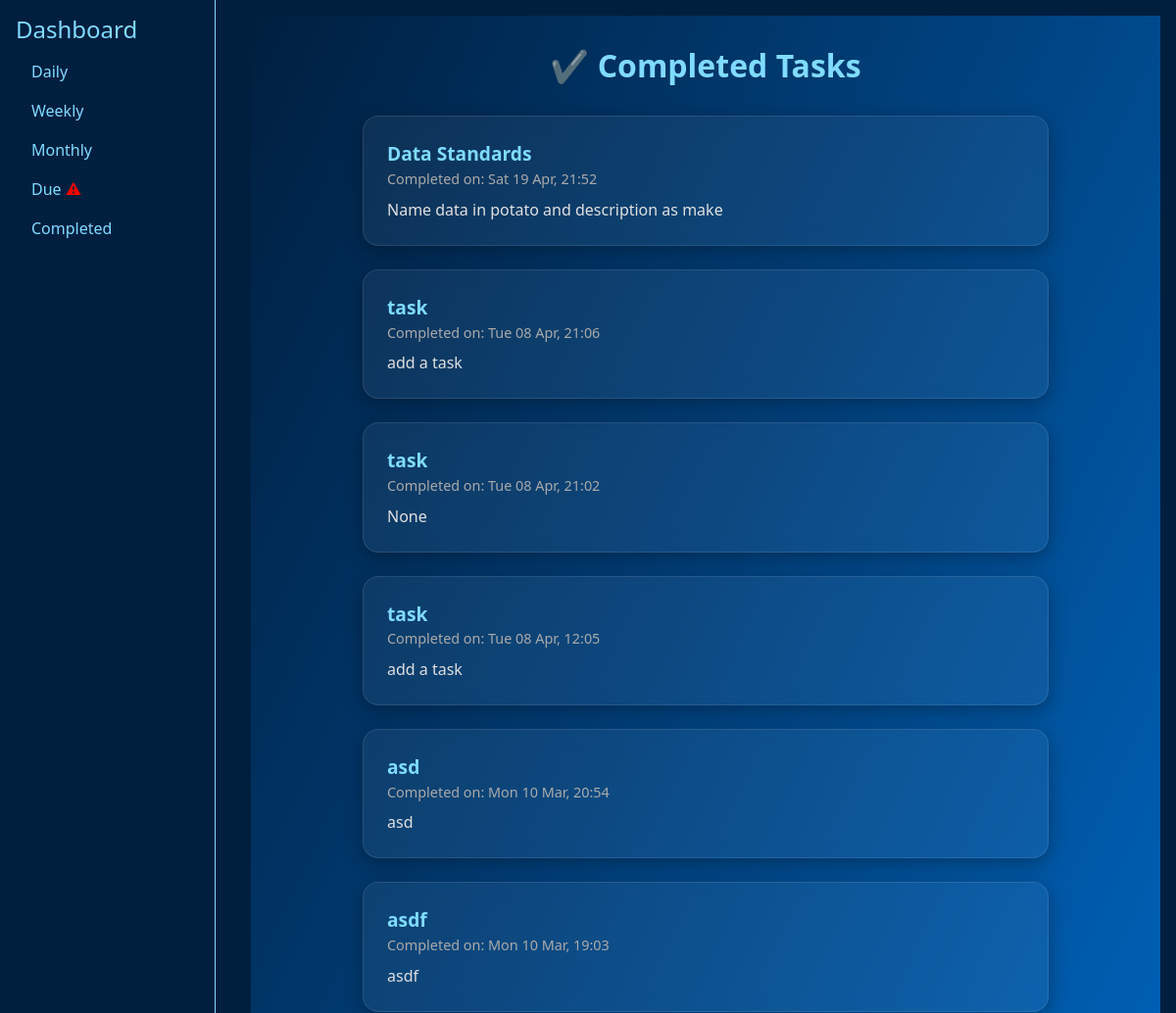
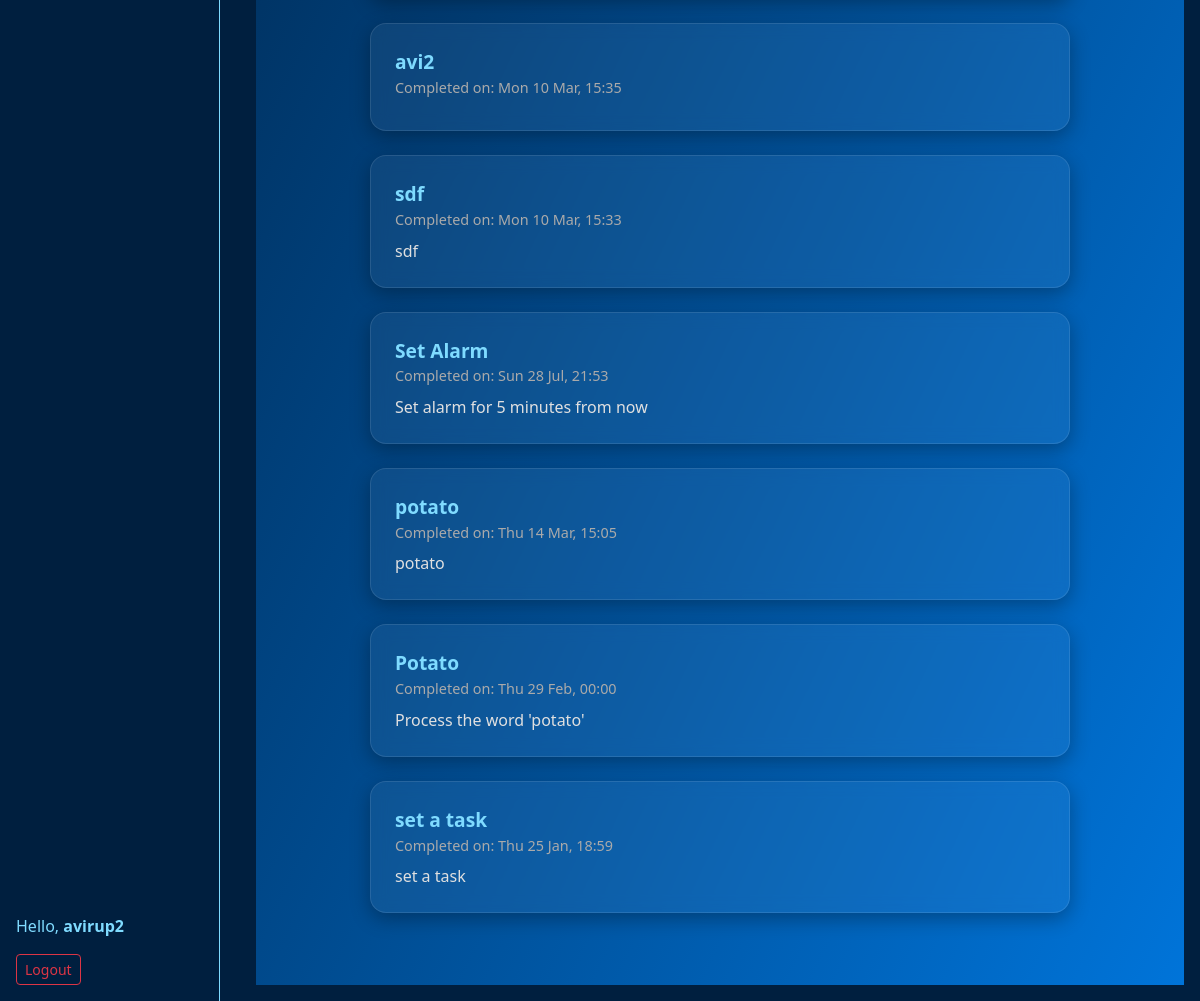
Screenshot of /completed/ (signed in) with the database file from the repository (2 pictures, top to bottom).
### tasks/models.py (models this page shows, shortened)
class Task(models.Model):
    title = models.CharField(max_length=255)
    description = models.TextField(blank=True)
    due_date = models.DateTimeField()
    color = models.CharField(max_length=7, default="#ffffff")
    completed = models.BooleanField(default=False)
    users = models.ManyToManyField(User)

### tasks/views.py (the view)
# urls.py: path('completed/', views.completed_tasks, name='completed_tasks'),
@login_required
def completed_tasks(request):
    tasks = Task.objects.filter(
        users=request.user,
        completed=True
    ).order_by('-due_date')  # Show latest completed tasks first
    return render(request, 'completed_tasks.html', {'tasks': tasks})

### tasks/views.py (called while the page is built)
def due_task_alert(request):
    if request.user.is_authenticated:
        now = timezone.localtime(timezone.now())
        due_tasks = Task.objects.filter(users=request.user, due_date__lt=now, completed=False)
        return {'has_due_tasks': due_tasks.exists()}
    return {}

### tasks/templates/completed_tasks.html (shortened to what this page needs)
{% extends 'base.html' %}
{% block content %}
<div class="completed-tasks-container">
  <h2>✔️ Completed Tasks</h2>
  <ul class="task-list">
    {% for task in tasks %}
      <li class="task-card">
        <strong>{{ task.title }}</strong>
        <span class="due-date">Completed on: {{ task.due_date|date:"D d M, H:i" }}</span>
        <div class="description">{{ task.description }}</div>
      </li>
    {% empty %}
      <li class="no-tasks">No completed tasks yet.</li>
    {% endfor %}
  </ul>
</div>
{% endblock %}

### tasks/templates/base.html (shortened to what this page needs)
<!DOCTYPE html>
<html lang="en">
<head>
  <link rel="stylesheet" href="https://cdn.jsdelivr.net/npm/bootstrap@5.3.0/dist/css/bootstrap.min.css">
</head>
<body>
  <div class="sidebar">
    <div class="nav-section">
      <h4>Dashboard</h4>
      <ul class="nav flex-column">
        <li class="nav-item"><a class="nav-link" href="{% url 'daily_tasks' %}">Daily</a></li>
        <li class="nav-item"><a class="nav-link" href="{% url 'weekly_tasks' %}">Weekly</a></li>
        <li class="nav-item"><a class="nav-link" href="{% url 'monthly_tasks' %}">Monthly</a></li>
        <li class="nav-item"><a  class="nav-link" href="{% url 'due_tasks' %}">Due{% if has_due_tasks %}
          <span style="color: red;">&#9888;</span>
        {% endif %}</a></li>
        <li class="nav-item"><a class="nav-link" href="{% url 'completed_tasks' %}">Completed</a></li>
      </ul>
    </div>
    <div class="user-info">
      {% if user.is_authenticated %}
        <p>Hello, <strong>{{ user.username }}</strong></p>
        <form method="post" action="{% url 'logout' %}">
          <button type="submit" class="btn btn-outline-danger btn-sm">Logout</button>
        </form>
      {% else %}
        <a href="{% url 'login' %}" class="btn btn-outline-primary btn-sm">Login</a>
      {% endif %}
    </div>
  </div>
  <div class="content">
    {% block content %}{% endblock %}
  </div>
</body>
</html>

### tasks/templates/base.html (style rules this page uses)
html, body { margin: 0; padding: 0; height: 100%; background-color: #001f3f; }
.sidebar { position: fixed; top: 0; left: 0; bottom: 0; width: 220px; background-color: #001f3f; padding: 1rem; border-right: 1px solid #7FDBFF; display: flex; flex-direction: column; justify-content: space-between; box-sizing: border-box; }
.sidebar, .sidebar h4, .sidebar p, .sidebar a, .sidebar li { color: #7FDBFF !important; }
.sidebar a { text-decoration: none; }
.content { margin-left: 240px; padding: 1rem; background-color: #001f3f; color: white; min-height: 100vh; box-sizing: border-box; }

### tasks/templates/completed_tasks.html (style rules this page uses)
body { background: #001f3f; }
.completed-tasks-container { display: flex; flex-direction: column; align-items: center; padding: 2rem 1rem; min-height: 100vh; background: linear-gradient(to bottom right, #001f3f, #0074D9); color: white; }
.completed-tasks-container h2 { color: #7FDBFF; font-weight: bold; margin-bottom: 2rem; text-align: center; }
.task-list { list-style: none; padding: 0; width: 100%; max-width: 700px; }
.task-card { background: rgba(255, 255, 255, 0.05); border-radius: 16px; backdrop-filter: blur(8px); padding: 1.5rem; margin-bottom: 1.5rem; border: 1px solid rgba(255, 255, 255, 0.1); box-shadow: 0 6px 20px rgba(0, 0, 0, 0.3); transition: transform 0.3s ease; }
.task-card strong { color: #7FDBFF; font-size: 1.2rem; }
.task-card .due-date { font-size: 0.9rem; color: #AAAAAA; margin-bottom: 0.5rem; display: block; }
.task-card .description { font-size: 1rem; color: #E0E0E0; }

### rows the page displays
Task: title "Data Standards", due_date "Sat 19 Apr, 21:52", description "Name data in potato and description as make"
Task: title "task", due_date "Tue 08 Apr, 21:06", description "add a task"
Task: title "task", due_date "Tue 08 Apr, 21:02", description "None"
Task: title "task", due_date "Tue 08 Apr, 12:05", description "add a task"
Task: title "asd", due_date "Mon 10 Mar, 20:54", description "asd"
Task: title "asdf", due_date "Mon 10 Mar, 19:03", description "asdf"
Task: title "avi2", due_date "Mon 10 Mar, 15:35"
Task: title "sdf", due_date "Mon 10 Mar, 15:33", description "sdf"
Task: title "Set Alarm", due_date "Sun 28 Jul, 21:53", description "Set alarm for 5 minutes from now"
Task: title "potato", due_date "Thu 14 Mar, 15:05", description "potato"
Task: title "Potato", due_date "Thu 29 Feb, 00:00", description "Process the word 'potato'"
Task: title "set a task", due_date "Thu 25 Jan, 18:59", description "set a task"

### other values shown
{{ user.username }} "avirup2"
